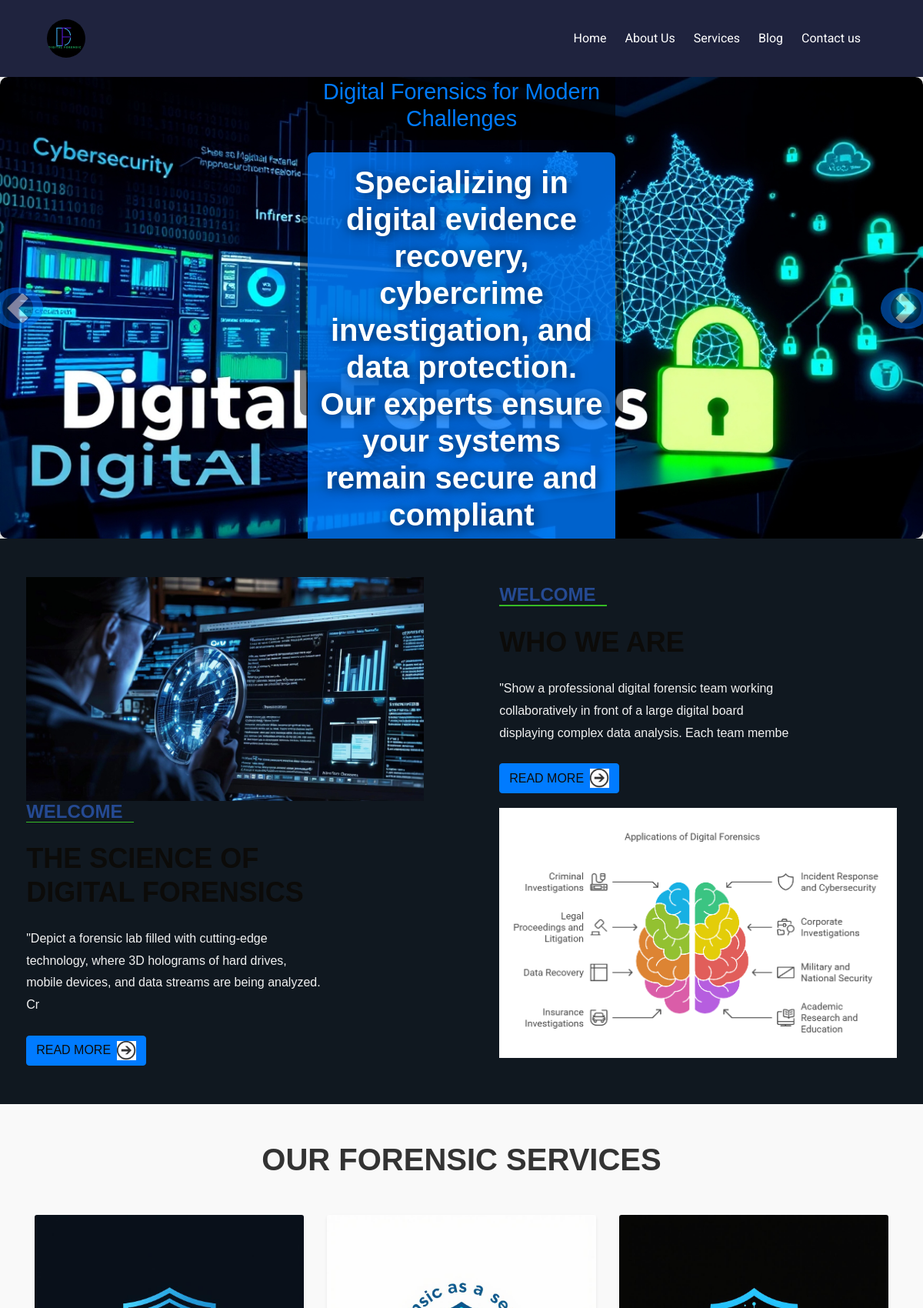
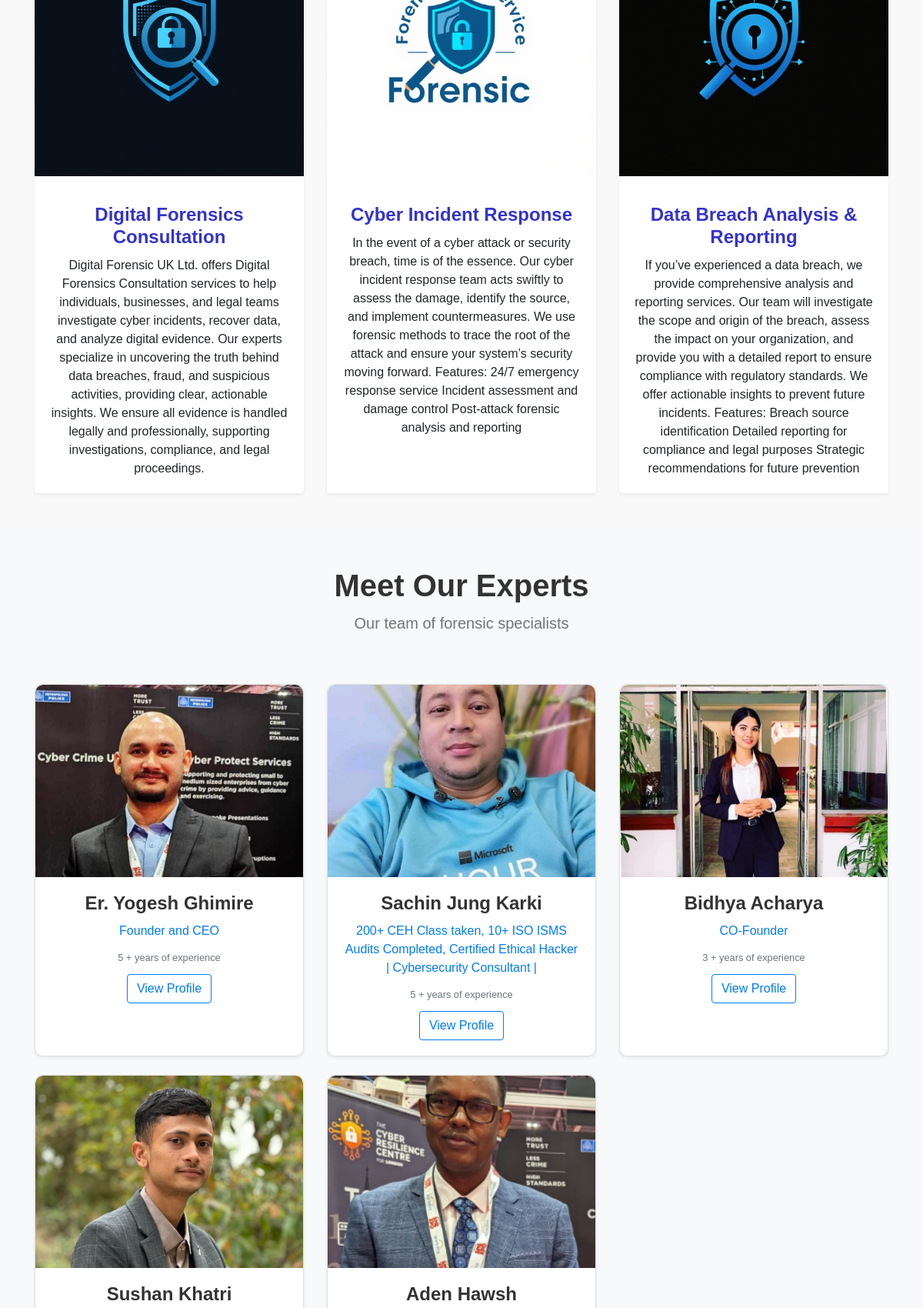
The page / (upper part) on the database its author committed (2 pictures, top to bottom).
### forensicApp/models.py (models this page shows, shortened)
class CarouselItem(models.Model):
    IMAGE = 'image'
    VIDEO = 'video'
    MEDIA_TYPE_CHOICES = [
        (IMAGE, 'Image'),
        (VIDEO, 'Video'),
    ]
    media_type = models.CharField(max_length=5, choices=MEDIA_TYPE_CHOICES, default=IMAGE)
    image = models.ImageField(upload_to='carousel_images/', blank=True, null=True)
    video = models.FileField(upload_to='carousel_videos/', blank=True, null=True)
    caption_title = models.CharField(max_length=100)
    caption_subtitle = models.CharField(max_length=200)
    button_text = models.CharField(max_length=50, default='Learn More')
    button_url = models.URLField(max_length=200, blank=True, null=True)

class About(models.Model):
    title = models.CharField(max_length=100)
    description = models.TextField()
    image = models.ImageField(upload_to='media')

class Service(models.Model):
    title = models.CharField(max_length=100)
    discription = models.TextField()
    image = models.ImageField(upload_to='media/service')

class Member(models.Model):
    name = models.CharField(max_length=60)
    position = models.CharField(max_length=120)
    exp = models.IntegerField()
    image = models.ImageField(upload_to='media/member')
    member_url = models.URLField(max_length=200, blank=True, null=True)

### forensicApp/views.py (the view, shortened to what this page needs)
# urls.py: path('', views.home, name="home" ),
def home(request):
    views = {}
    views['members'] = Member.objects.all()
    views['feedbacks'] = Feedback.objects.all()
    views['carousel_items'] = CarouselItem.objects.all()
    abouts = About.objects.all()
    paginator = Paginator(abouts, 2)  # 2 items per page
    page_number = request.GET.get('page')
    page_obj = paginator.get_page(page_number)
    views['page_obj'] = page_obj
    services = Service.objects.all()
    paginator = Paginator(services, 3)  # Customize the number of items as needed
    page_number = request.GET.get('page')
    page_obj_service = paginator.get_page(page_number)
    views['page_obj_service'] = page_obj_service
    return render(request, "index.html", views)

### templates/index.html (shortened to what this page needs)
{% extends 'base.html' %}
{% load static %}
{% block content %}
{% include 'home/slider.html' %}
{% include 'home/abouts.html' %}
{% include 'home/services.html' %}
{% include 'home/staff.html' %}
{% endblock %}

### templates/home/slider.html (shortened to what this page needs)
<div class="container-fluid p-0">
    <div id="blog-carousel" class="carousel slide" data-ride="carousel">
        <div class="carousel-inner">
            {% for item in carousel_items %}
            <div class="carousel-item {% if forloop.first %}active{% endif %}">
                {% if item.media_type == 'image' %}
                    <img class="w-100" src="{{ item.image.url }}" alt="Image">
                {% elif item.media_type == 'video' %}
                    <video class="w-100" autoplay muted loop>
                        <source src="{{ item.video.url }}" type="video/mp4">
                        Your browser does not support the video tag.
                    </video>
                {% endif %}
                <div class="carousel-caption d-flex flex-column align-items-center justify-content-center">
                    <h4 class="text-primary m-0">{{ item.caption_title }}</h4>
                    <h5 class="display-4 m-0 mt-2 mt-md-3 text-white">{{ item.caption_subtitle }}</h5>
                </div>
            </div>
            {% endfor %}
        </div>
        <a class="carousel-control-prev" href="#blog-carousel" role="button" data-slide="prev">
            <div class="btn btn-primary rounded-circle">
                <span class="carousel-control-prev-icon"></span>
            </div>
        </a>
        <a class="carousel-control-next" href="#blog-carousel" role="button" data-slide="next">
            <div class="btn btn-primary rounded-circle">
                <span class="carousel-control-next-icon"></span>
            </div>
        </a>
    </div>
  </div>

### templates/home/abouts.html
{% load static %}
<section class="welcome_section layout_padding">
    <div class="container-fluid">
        {% for about in page_obj %}
        <div class="row align-items-center welcome-row fade-in">
            {% if forloop.counter|divisibleby:2 %}
            <div class="col-md-6">
                <div class="welcome_detail slide-in-left">
                    <h3 class="welcome-heading">Welcome</h3>
                    <h2 class="welcome-title">{{ about.title }}</h2>
                    <p class="welcome-description">{{ about.description|slice:":150" }}</p>
                    <div class="welcome_detail-btn">
                        <a href="{% url 'about_detail' about.pk %}" class="btn btn-primary btn-animated">
                            <span>Read More</span>
                            <img src="{% static 'images/arrow.jpeg' %}" alt="arrow" class="ml-2 arrow-animated" />
                        </a>
                    </div>
                </div>
            </div>
            <div class="col-md-6">
                <div class="welcome_image zoom-in">
                    <img class="img-fluid" src="{{ about.image.url }}" alt="Welcome Image" />
                </div>
            </div>
            {% else %}
            <div class="col-md-6">
                <div class="welcome_image zoom-in">
                    <img class="img-fluid" src="{{ about.image.url }}" alt="Welcome Image" />
                </div>
            </div>
            <div class="col-md-6">
                <div class="welcome_detail slide-in-right">
                    <h3 class="welcome-heading">Welcome</h3>
                    <h2 class="welcome-title">{{ about.title }}</h2>
                    <p class="welcome-description">{{ about.description|slice:":150" }}</p>
                    <div class="welcome_detail-btn">
                        <a href="{% url 'about_detail' about.pk %}" class="btn btn-primary btn-animated">
                            <span>Read More</span>
                            <img src="{% static 'images/arrow.jpeg' %}" alt="arrow" class="ml-2 arrow-animated" />
                        </a>
                    </div>
                </div>
            </div>
            {% endif %}
        </div>
        {% empty %}
        <p>No content available at the moment</p>
        <hr>
        {% endfor %}
    </div>
</section>

### templates/home/services.html (shortened to what this page needs)
{% load static %}
<section id="services" class="py-5">
    <div class="container">
        <h2 class="text-center mb-5 display-4 font-weight-bold">Our Forensic Services</h2>
        <div class="row g-4">
            {% for service in page_obj_service %}
            <div class="col-md-6 col-lg-4">
                <div class="card service-card h-100 shadow-sm">
                    <div class="service-img-wrapper">
                        <img src="{{ service.image.url }}" class="card-img-top service-img" alt="{{ service.title }}">
                    </div>
                    <div class="card-body text-center">
                        <b>
                            <h5 class="card-title mt-3" style="color: rgb(51, 51, 207);">{{ service.title }}</h5>
                        </b>
                        <p class="card-text">{{ service.discription }}</p>
                    </div>
                </div>
            </div>
            {% empty %}
            <p class="text-center">No services available at the moment.</p>
            {% endfor %}
        </div>
    </div>
</section>

### templates/home/staff.html
{% load static %}
<section id="staff" class="py-5">
    <div class="container">
        <div class="row text-center mb-5">
            <div class="col-12">
                <h2 class="section-title display-4 font-weight-bold">Meet Our Experts</h2>
                <p class="section-subtitle text-muted">Our team of forensic specialists</p>
            </div>
        </div>
        <div class="row">
            {% for member in members %}
            <div class="col-md-6 col-lg-4 mb-4">
                <div class="card staff-card h-100 shadow-sm">
                    <div class="card-img-wrapper">
                        <img src="{{ member.image.url }}" class="card-img-top" alt="{{ member.name }}">
                    </div>
                    <div class="card-body text-center">
                        <h5 class="card-title">{{ member.name }}</h5>
                        <p class="card-text text-primary">{{ member.position }}</p>
                        <p class="card-text"><small class="text-muted">{{ member.exp }} + years of experience</small></p>
                        <a href="{{ member.member_url }}" class="btn btn-outline-primary" target="_blank">View Profile</a>
                    </div>
                </div>
            </div>
            {% endfor %}
        </div>
    </div>
</section>

### static/css/style.css (style rules this page uses)
body { font-family: "Open Sans", sans-serif; background-color: #fffcf4; }
.layout_padding { padding: 75px 0; }
a, a:hover, a:focus { text-decoration: none; }
.btn, .btn:focus { outline: none !important; box-shadow: none; }
.carousel-control-prev, .carousel-control-next { display: none; }
.welcome_section .col-md-6 { padding: 0 4%; }
.welcome_detail { width: 75%; }
.welcome_detail h2 { text-transform: uppercase; color: #0c0b09; font-weight: bold; }
.welcome_detail h3 { text-transform: uppercase; color: #254a93; position: relative; }
.welcome_detail h3::after { position: absolute; bottom: 0; left: 0; content: ""; height: 1.5px; width: 140px; background-color: #36bb25; }
.welcome_detail h2, .welcome_detail p, .welcome_detail .welcome_detail-btn { margin-top: 25px; }
.welcome_section .welcome_detail-btn a, .welcome_section .welcome_detail-btn a:hover { text-transform: uppercase; color: #0c0b09; }
.welcome_section .welcome_detail-btn a img { width: 25px; }

### static/css/abouts.css (style rules this page uses)
.welcome_section { position: relative; overflow: hidden; background-color: #101820; color: #f1f1f1; padding: 50px 0; }
.welcome-heading { font-size: 24px; font-weight: 700; color: #ffc107; }
.welcome-title { font-size: 36px; font-weight: 800; margin: 10px 0; }
.welcome-description { font-size: 16px; line-height: 1.8; margin-bottom: 20px; }
.btn-animated { position: relative; display: inline-flex; align-items: center; overflow: hidden; transition: background 0.3s ease; }
.btn-animated span { z-index: 2; }
.btn-animated img { margin-left: 10px; transition: transform 0.3s ease; }
.fade-in { animation: fadeIn 1.5s ease-out; }
.slide-in-left { animation: slideInLeft 1s ease-out; }
.slide-in-right { animation: slideInRight 1s ease-out; }
.zoom-in { animation: zoomIn 1.5s ease-out; }

### static/css/client_feedback.css (style rules this page uses)
.carousel-control-prev-icon, .carousel-control-next-icon { background-color: rgba(0, 0, 0, 0.5); border-radius: 50%; width: 40px; height: 40px; }
.mb-5 { margin-bottom: 3rem !important; color: rgb(9, 10, 10); }

### static/css/contacts.css (style rules this page uses)
body { font-family: 'Arial', sans-serif; background: linear-gradient(135deg, #f9f9f9, #eaeaea); margin: 0; padding: 0; overflow-x: hidden; }

### static/css/staff.css (style rules this page uses)
#staff { background-color: #f8f9fa; }
.section-title { font-size: 2.5rem; font-weight: 700; margin-bottom: 10px; color: #333; }
.section-subtitle { font-size: 1.25rem; color: #666; }
.staff-card { background-color: #fff; border-radius: 10px; overflow: hidden; transition: all 0.3s ease; }
.card-img-wrapper { position: relative; height: 250px; overflow: hidden; border-top-left-radius: 10px; border-top-right-radius: 10px; }
.card-img-top { width: 100%; height: 100%; object-fit: cover; transition: transform 0.4s ease; }
.card-body { padding: 20px; }
.card-title { font-size: 1.5rem; font-weight: 600; margin-bottom: 10px; color: #333; }
.card-text { font-size: 1rem; margin-bottom: 10px; }
.btn-outline-primary { border-color: #007bff; color: #007bff; transition: background-color 0.3s ease, color 0.3s ease; }

### static/css/services.css (style rules this page uses)
#services { padding: 60px 0; background-color: #f9f9f9; }
#services h2 { font-size: 2.5rem; color: #333; text-transform: uppercase; }
.service-card { transition: transform 0.3s ease, box-shadow 0.3s ease; border: none; background: #fff; }
.service-img-wrapper { overflow: hidden; position: relative; }
.service-img { transition: transform 0.4s ease; width: 100%; height: auto; }

### templates/home/contact.html (style rules this page uses)
body { font-family: 'Arial', sans-serif; background: linear-gradient(135deg, #f9f9f9, #eaeaea); margin: 0; padding: 0; overflow-x: hidden; }

### rows shown on the page
CarouselItem: image (picture), caption_title "Digital Forensics for Modern Challenges", caption_subtitle "Specializing in digital evidence recovery, cybercrime investigation, and data protection. Our experts ensure your systems remain secure and compliant"
About: image (picture), description "\"Show a professional digital forensic team working collaboratively in front of a large digital board displaying complex data analysis. Each team membe"
About: description "\"Depict a forensic lab filled with cutting-edge technology, where 3D holograms of hard drives, mobile devices, and data streams are being analyzed. Cr", image (picture)
Service: image (picture), title "Digital Forensics Consultation", discription "Digital Forensic UK Ltd. offers Digital Forensics Consultation services to help individuals, businesses, and legal teams investigate cyber incidents, recover data, and analyze digital evidence. Our experts specialize in uncovering the truth behind data breaches, fraud, and suspicious activities, providing clear, actionable insights. We ensure all evidence is handled legally and professionally, supporting investigations, compliance, and legal proceedings."
Service: image (picture), title "Cyber Incident Response", discription "In the event of a cyber attack or security breach, time is of the essence. Our cyber incident response team acts swiftly to assess the damage, identify the source, and implement countermeasures. We use forensic methods to trace the root of the attack and ensure your system’s security moving forward. Features: 24/7 emergency response service Incident assessment and damage control Post-attack forensic analysis and reporting"
Service: image (picture), title "Data Breach Analysis & Reporting", discription "If you’ve experienced a data breach, we provide comprehensive analysis and reporting services. Our team will investigate the scope and origin of the breach, assess the impact on your organization, and provide you with a detailed report to ensure compliance with regulatory standards. We offer actionable insights to prevent future incidents. Features: Breach source identification Detailed reporting for compliance and legal purposes Strategic recommendations for future prevention"
Member: image (picture), name "Er. Yogesh Ghimire", position "Founder and CEO", exp "5"
Member: image (picture), name "Sachin Jung Karki", position "200+ CEH Class taken, 10+ ISO ISMS Audits Completed, Certified Ethical Hacker | Cybersecurity Consultant |", exp "5"
Member: image (picture), name "Bidhya Acharya", position "CO-Founder", exp "3"
Member: image (picture), name "Sushan Khatri"
Member: image (picture), name "Aden Hawsh"
